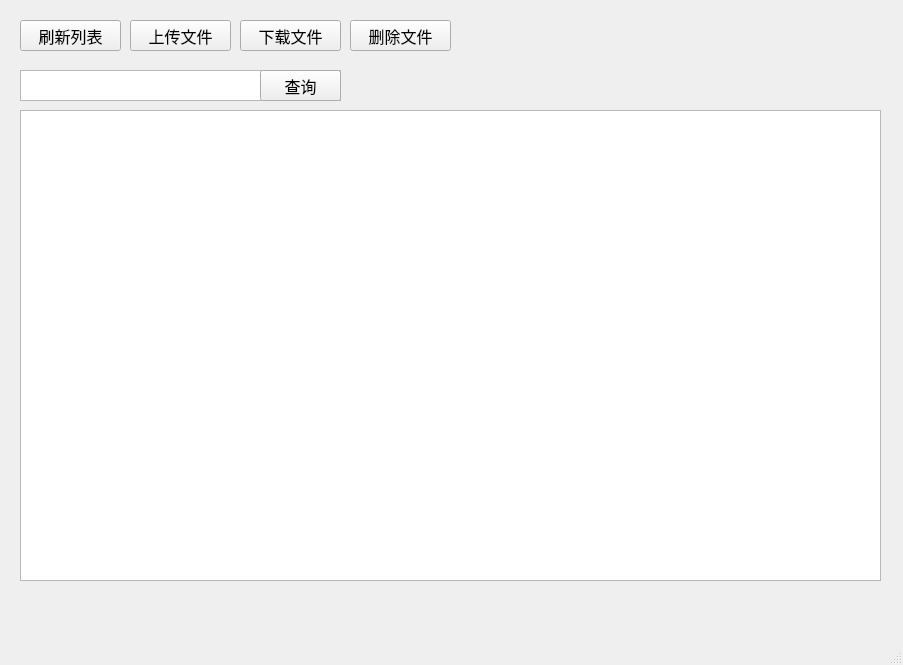
<?xml version="1.0" encoding="UTF-8"?>
<ui version="4.0">
 <class>MainWindow</class>
 <widget class="QMainWindow" name="MainWindow">
  <property name="geometry">
   <rect>
    <x>0</x>
    <y>0</y>
    <width>903</width>
    <height>665</height>
   </rect>
  </property>
  <property name="windowTitle">
   <string>MainWindow</string>
  </property>
  <property name="styleSheet">
   <string notr="true">QMainWindow {
    background: qlineargradient(
        x1:0, y1:0,        /* 起点：左上角 */
        x2:1, y2:1,        /* 终点：右下角 */
        stop:0 #e450bb,    /* 渐变起始颜色（红色） */
        stop:1 #29b0f7     /* 渐变结束颜色（绿色） */
    );
}</string>
  </property>
  <widget class="QWidget" name="centralwidget">
   <widget class="QPushButton" name="pushButton">
    <property name="geometry">
     <rect>
      <x>20</x>
      <y>20</y>
      <width>101</width>
      <height>31</height>
     </rect>
    </property>
    <property name="font">
     <font>
      <family>可爱小猫的恋爱警报</family>
      <pointsize>12</pointsize>
     </font>
    </property>
    <property name="text">
     <string>刷新列表</string>
    </property>
    <property name="icon">
     <iconset theme="QIcon::ThemeIcon::SystemReboot"/>
    </property>
   </widget>
   <widget class="QPushButton" name="pushButton_2">
    <property name="geometry">
     <rect>
      <x>130</x>
      <y>20</y>
      <width>101</width>
      <height>31</height>
     </rect>
    </property>
    <property name="font">
     <font>
      <family>可爱小猫的恋爱警报</family>
      <pointsize>12</pointsize>
     </font>
    </property>
    <property name="text">
     <string>上传文件</string>
    </property>
    <property name="icon">
     <iconset theme="QIcon::ThemeIcon::GoUp"/>
    </property>
   </widget>
   <widget class="QPushButton" name="pushButton_3">
    <property name="geometry">
     <rect>
      <x>240</x>
      <y>20</y>
      <width>101</width>
      <height>31</height>
     </rect>
    </property>
    <property name="font">
     <font>
      <family>可爱小猫的恋爱警报</family>
      <pointsize>12</pointsize>
     </font>
    </property>
    <property name="text">
     <string>下载文件</string>
    </property>
    <property name="icon">
     <iconset theme="QIcon::ThemeIcon::GoDown"/>
    </property>
   </widget>
   <widget class="QTableView" name="tableView">
    <property name="geometry">
     <rect>
      <x>20</x>
      <y>110</y>
      <width>861</width>
      <height>471</height>
     </rect>
    </property>
    <property name="cursor" stdset="0">
     <cursorShape>PointingHandCursor</cursorShape>
    </property>
    <property name="tabletTracking">
     <bool>true</bool>
    </property>
   </widget>
   <widget class="QPushButton" name="pushButton_5">
    <property name="geometry">
     <rect>
      <x>350</x>
      <y>20</y>
      <width>101</width>
      <height>31</height>
     </rect>
    </property>
    <property name="font">
     <font>
      <family>可爱小猫的恋爱警报</family>
      <pointsize>12</pointsize>
     </font>
    </property>
    <property name="text">
     <string>删除文件</string>
    </property>
    <property name="icon">
     <iconset theme="QIcon::ThemeIcon::EditDelete"/>
    </property>
   </widget>
   <widget class="QPlainTextEdit" name="plainTextEdit">
    <property name="geometry">
     <rect>
      <x>20</x>
      <y>70</y>
      <width>321</width>
      <height>31</height>
     </rect>
    </property>
    <property name="cursor" stdset="0">
     <cursorShape>IBeamCursor</cursorShape>
    </property>
   </widget>
   <widget class="QPushButton" name="pushButton_6">
    <property name="geometry">
     <rect>
      <x>260</x>
      <y>70</y>
      <width>81</width>
      <height>31</height>
     </rect>
    </property>
    <property name="font">
     <font>
      <family>可爱小猫的恋爱警报</family>
      <pointsize>12</pointsize>
     </font>
    </property>
    <property name="cursor">
     <cursorShape>PointingHandCursor</cursorShape>
    </property>
    <property name="mouseTracking">
     <bool>false</bool>
    </property>
    <property name="text">
     <string>查询</string>
    </property>
    <property name="icon">
     <iconset theme="QIcon::ThemeIcon::EditFind"/>
    </property>
   </widget>
   <widget class="QLabel" name="label">
    <property name="geometry">
     <rect>
      <x>680</x>
      <y>20</y>
      <width>201</width>
      <height>31</height>
     </rect>
    </property>
    <property name="font">
     <font>
      <family>可爱小猫的恋爱警报</family>
      <pointsize>14</pointsize>
     </font>
    </property>
    <property name="text">
     <string/>
    </property>
   </widget>
   <zorder>pushButton_3</zorder>
   <zorder>pushButton_2</zorder>
   <zorder>pushButton</zorder>
   <zorder>tableView</zorder>
   <zorder>pushButton_5</zorder>
   <zorder>plainTextEdit</zorder>
   <zorder>pushButton_6</zorder>
   <zorder>label</zorder>
  </widget>
  <widget class="QStatusBar" name="statusbar"/>
 </widget>
 <resources/>
 <connections/>
</ui>
